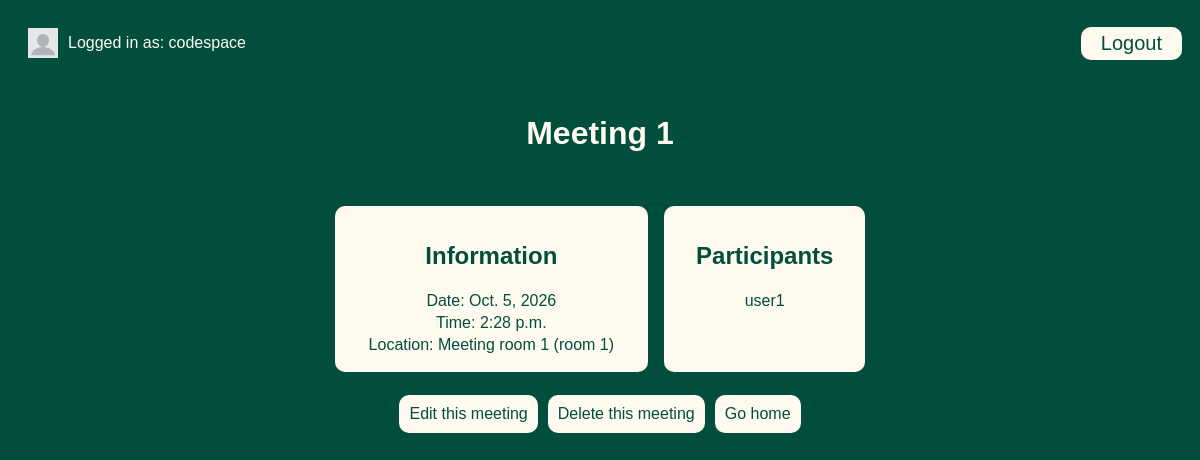
Screenshot of /meetings/2 (signed in) with the database file from the repository.
### meetings/models.py (models this page shows, shortened)
class Meeting(models.Model):
    title = models.CharField(max_length=200)
    date = models.DateField()
    start_time = models.TimeField(default=time(9))
    duration = models.IntegerField(default=1)
    room = models.ForeignKey(Room, on_delete=models.CASCADE)
    participants = models.ManyToManyField(get_user_model())#incase db changes we call this insted

class Room(models.Model):
    name = models.CharField(max_length=50)
    floor = models.IntegerField()
    room_number = models.IntegerField()
    def __str__(self):
        return f"{self.name} (room  {self.room_number})"

### meetings/views.py (the view)
# urls.py: path('<int:id>', views.detail, name='detail'),
@login_required
def detail(request, id):
    meeting = get_object_or_404(Meeting, pk=id)#returns 404 if not found for or given class with id
    return render(request, "meetings/detail.html",{"meeting": meeting})

### templates/meetings/detail.html (shortened to what this page needs)
{% extends "base.html" %}
{% block content%}
<h1>{{meeting.title}}</h1>
<div class="card">
    <div class="item meeting-info">
        <h2>Information</h2>
        <p>Date: {{meeting.date}}</p>
        <p>Time: {{meeting.start_time}} </p>
        <p>Location: {{meeting.room}}</p>
    </div>
    <div class="item meeting-participants">
        <h2>Participants</h2>
        {% for participant in meeting.participants.all%}
            <p>{{ participant.username }}</p>
        {%endfor%}
    </div>
</div>
<div>
    <p class="actions">
        <a href="{%url 'edit' meeting.id%}">Edit this meeting</a><br>
        <a href="{%url 'delete' meeting.id%}">Delete this meeting</a><br>
        <a href="{% url 'welcome' %}">Go home</a>
    </p>
</div>
{%endblock%}

### templates/base.html (shortened to what this page needs)
{% load static %}
<!DOCTYPE html>
<html lang="en">
<head>
    <link rel="stylesheet" href="{% static 'website/style.css' %}">
</head>
<body>
    <div class="login">
        {% if user.is_authenticated %}
            <div class="name">
                <img src="{% static 'website/profile.jpg' %}" id="profile">
                Logged in as: {{user.get_username}}
            </div>
            <form method="post" action="{%url 'logout'%}">
                <button type="submit">Logout</button>
            </form>
        {%else %}
            <p class="actions" id="login-button"><a href="{% url 'login'%}" >Login</a></p>
    {%endif%}
    </div>
    <div class="content">
    {% block content %}
    {% endblock%}
    </div>
</body>
</html>

### website/static/website/style.css (style rules this page uses)
:root { --main: #014e3c; }
body { font-family: 'Calibri', 'Trebuchet MS', sans-serif; color: floralwhite; background-color: var(--main); }
button { background-color: floralwhite; border: none; color: var(--main); border-radius: 10px; padding: 5px 20px; font-size: 20px; }
h1 { padding: 1rem; }
a { text-decoration: none; color: #000806; }
p { margin: 0; padding: 2px; }
.actions { display: flex; flex-direction: row; }
.actions a { padding: 10px; margin: 5px; background-color: floralwhite; color: var(--main); border-radius: 10px; }
.card { display: flex; flex-direction: row; color: var(--main); gap: 1rem; padding :1rem; }
.item { padding: 1rem 2rem; background-color: floralwhite; color: var(--main); border-radius: 10px; display:flex; flex-direction: column; align-items: center; }
.login { justify-content: space-between; display: flex; flex-direction: row; padding: 10px; align-items: center; }
.name { display: flex; flex-direction: row; align-items: center; }
#profile { height: 30px; width: 30px; padding: 10px; }
.content { display: flex; flex-direction: column; align-items: center; }

### rows the page displays
Meeting: title "Meeting 1", date "Oct. 5, 2026", start_time "2:28 p.m.", room "Meeting room 1 (room 1)"

### other values shown
{{ user.get_username }} "codespace"
{{ participant.username }} "user1"
